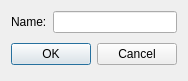
<?xml version="1.0" encoding="UTF-8"?>
<ui version="4.0">
 <class>setLayerNameDialog</class>
 <widget class="QDialog" name="setLayerNameDialog">
  <property name="geometry">
   <rect>
    <x>0</x>
    <y>0</y>
    <width>182</width>
    <height>78</height>
   </rect>
  </property>
  <property name="windowTitle">
   <string>Set layer name</string>
  </property>
  <layout class="QGridLayout" name="gridLayout">
   <item row="0" column="0">
    <layout class="QHBoxLayout" name="horizontalLayout">
     <item>
      <widget class="QLabel" name="label">
       <property name="text">
        <string>Name:</string>
       </property>
      </widget>
     </item>
     <item>
      <widget class="QLineEdit" name="name"/>
     </item>
    </layout>
   </item>
   <item row="1" column="0">
    <layout class="QHBoxLayout">
     <property name="spacing">
      <number>6</number>
     </property>
     <property name="leftMargin">
      <number>0</number>
     </property>
     <property name="topMargin">
      <number>0</number>
     </property>
     <property name="rightMargin">
      <number>0</number>
     </property>
     <property name="bottomMargin">
      <number>0</number>
     </property>
     <item>
      <spacer>
       <property name="orientation">
        <enum>Qt::Horizontal</enum>
       </property>
       <property name="sizeHint" stdset="0">
        <size>
         <width>131</width>
         <height>31</height>
        </size>
       </property>
      </spacer>
     </item>
     <item>
      <widget class="QPushButton" name="okButton">
       <property name="text">
        <string>OK</string>
       </property>
      </widget>
     </item>
     <item>
      <widget class="QPushButton" name="cancelButton">
       <property name="text">
        <string>Cancel</string>
       </property>
      </widget>
     </item>
    </layout>
   </item>
  </layout>
 </widget>
 <resources/>
 <connections>
  <connection>
   <sender>okButton</sender>
   <signal>clicked()</signal>
   <receiver>setLayerNameDialog</receiver>
   <slot>accept()</slot>
   <hints>
    <hint type="sourcelabel">
     <x>278</x>
     <y>253</y>
    </hint>
    <hint type="destinationlabel">
     <x>96</x>
     <y>254</y>
    </hint>
   </hints>
  </connection>
  <connection>
   <sender>cancelButton</sender>
   <signal>clicked()</signal>
   <receiver>setLayerNameDialog</receiver>
   <slot>reject()</slot>
   <hints>
    <hint type="sourcelabel">
     <x>369</x>
     <y>253</y>
    </hint>
    <hint type="destinationlabel">
     <x>179</x>
     <y>282</y>
    </hint>
   </hints>
  </connection>
 </connections>
</ui>
